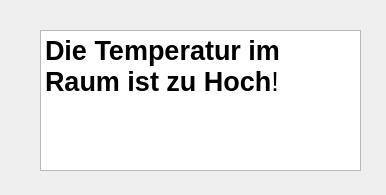
<?xml version="1.0" encoding="UTF-8"?>
<ui version="4.0">
 <class>Form</class>
 <widget class="QWidget" name="Form">
  <property name="geometry">
   <rect>
    <x>0</x>
    <y>0</y>
    <width>386</width>
    <height>195</height>
   </rect>
  </property>
  <property name="windowTitle">
   <string>Form</string>
  </property>
  <widget class="QTextEdit" name="textEdit">
   <property name="geometry">
    <rect>
     <x>40</x>
     <y>30</y>
     <width>321</width>
     <height>141</height>
    </rect>
   </property>
   <property name="html">
    <string>&lt;!DOCTYPE HTML PUBLIC &quot;-//W3C//DTD HTML 4.0//EN&quot; &quot;http://www.w3.org/TR/REC-html40/strict.dtd&quot;&gt;
&lt;html&gt;&lt;head&gt;&lt;meta name=&quot;qrichtext&quot; content=&quot;1&quot; /&gt;&lt;style type=&quot;text/css&quot;&gt;
p, li { white-space: pre-wrap; }
&lt;/style&gt;&lt;/head&gt;&lt;body style=&quot; font-family:'MS Shell Dlg 2'; font-size:8.25pt; font-weight:400; font-style:normal;&quot;&gt;
&lt;p style=&quot; margin-top:0px; margin-bottom:0px; margin-left:0px; margin-right:0px; -qt-block-indent:0; text-indent:0px;&quot;&gt;&lt;span style=&quot; font-size:20pt; font-weight:600;&quot;&gt;Die Temperatur im Raum ist zu Hoch&lt;/span&gt;&lt;span style=&quot; font-size:20pt;&quot;&gt;!&lt;/span&gt;&lt;/p&gt;&lt;/body&gt;&lt;/html&gt;</string>
   </property>
  </widget>
 </widget>
 <resources/>
 <connections/>
</ui>
